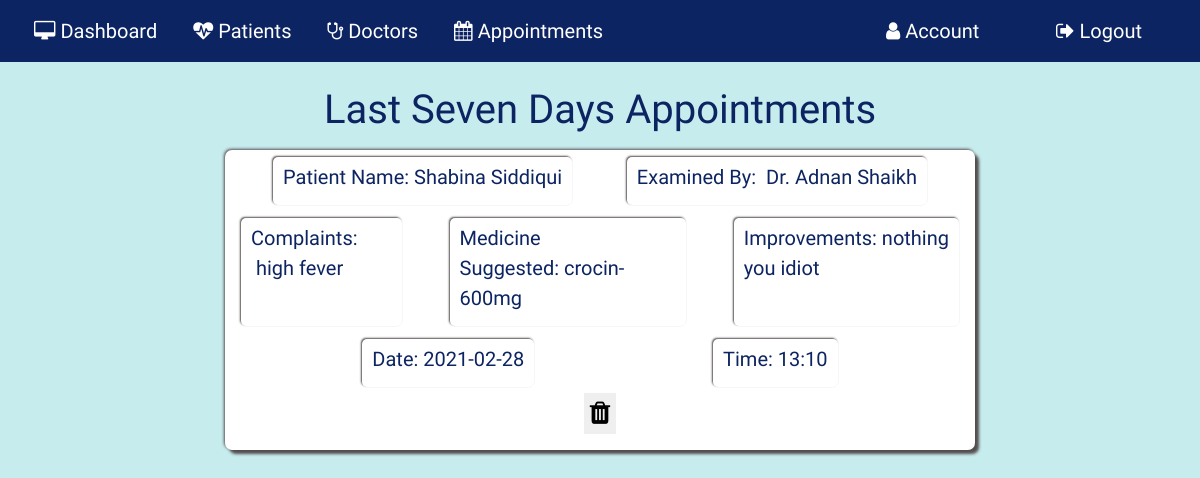
Before: /allapp (signed in) with the older database file.
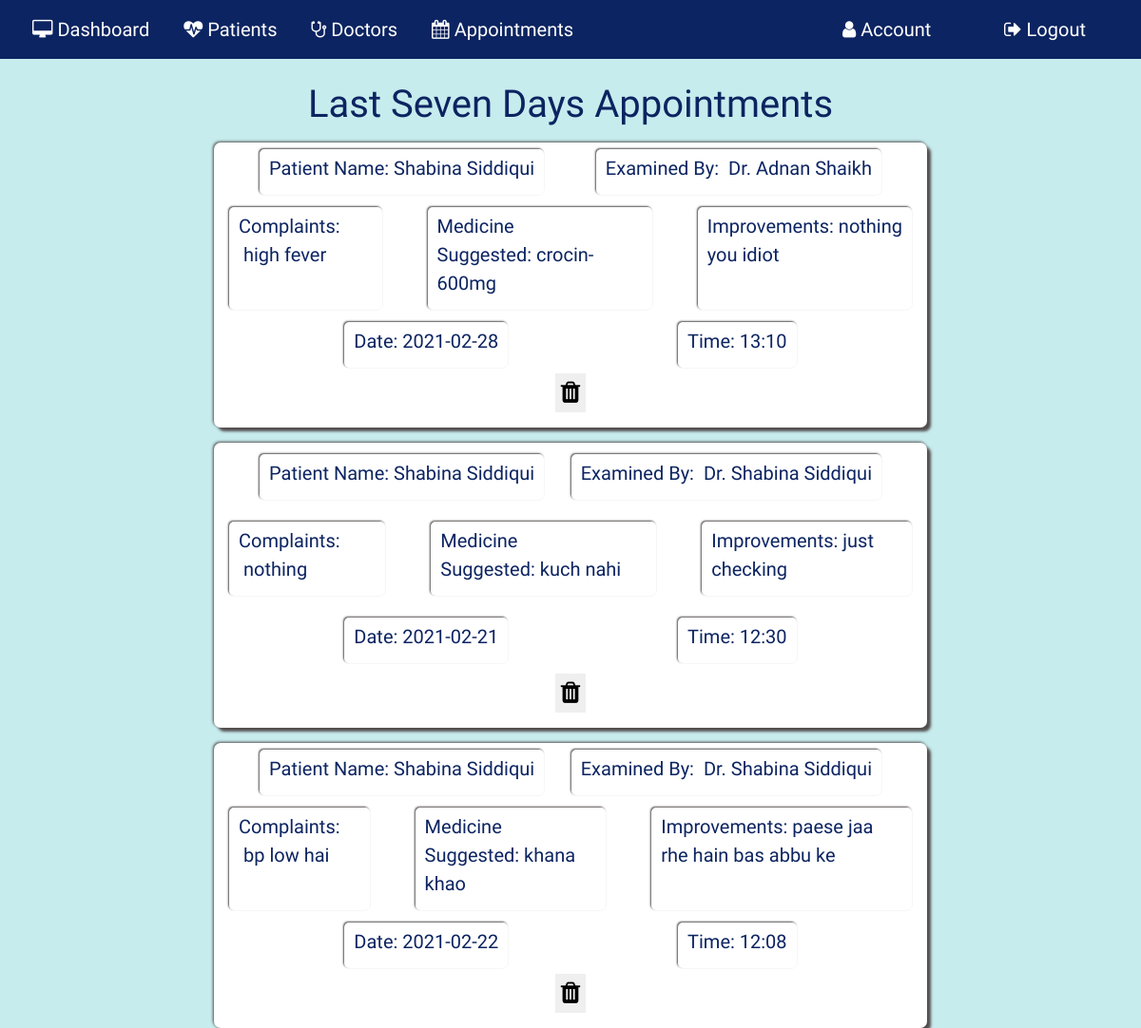
After: the same page with the newer database file.
### application/routes.py (models this page shows, shortened)
class Appointments(db.Model):
  __tablename__ = 'Appointments'
  id = db.Column(db.Integer, primary_key=True)
  pname=db.Column(db.String(100))
  examinedby = db.Column(db.String(100))
  complaint = db.Column(db.String(5000))
  medicine_suggested = db.Column(db.String(5000))
  improvements = db.Column(db.String(5000))
  date= db.Column(db.String(50))
  time= db.Column(db.String(50))

### application/routes.py (the view)
@app.route('/allapp', methods=['POST', 'GET'])
def allapp():
  if 'username' in session:
    today= datetime.date.today()
    seven_days_ago = datetime.date.today() - timedelta(days = 7)
    allapp = Appointments.query.filter(Appointments.date<=today, Appointments.date >=seven_days_ago).all()
    return render_template('allappointment.html', allapp=allapp)

### application/templates/allappointment.html
{% extends 'layout.html' %}{% include 'includes/nav.html' %} {% block content%}
<section id="allapp">
  <div class="allapp-section">
    <h1 class="text-center mt-4">Last Seven Days Appointments</h1>
    {% for i in allapp %}
    <div class="form-style seven-app mt-3 d-flex">
      <div class="d-flex flex-column justify-content-around card-content">
        <div class="d-flex flex-row justify-content-between mx-5">
          <div class="card-box">
            <label for="">Patient Name:&nbsp;{{i.pname}}</label>
          </div>
          <div class="card-box">
            <label for="">Examined By: &nbsp;{{i.examinedby}}</label>
          </div>
        </div>
        <div class="d-flex flex-row justify-content-between mx-3">
          <div class="mr-5 card-box">
            <label for="">Complaints: &nbsp;{{i.complaint}}</label>
          </div>
          <div class="mr-5 card-box">
            <label for=""
              >Medicine Suggested:&nbsp;{{i.medicine_suggested}}</label
            >
          </div>
          <div class="card-box">
            <label for="">Improvements:&nbsp;{{i.improvements}}</label>
          </div>
        </div>
        <div class="d-flex flex-row justify-content-around mx-5">
          <div class="card-box">
            <label for="">Date:&nbsp;{{i.date}}</label>
          </div>
          <div class="card-box">
            <label for="">Time:&nbsp;{{i.time}}</label>
          </div>
        </div>
      </div>
      <div class="app-del-btn">
        <div class="d-flex justify-content-center mb-3">
          <button
            type="button"
            class="dbutton"
            onclick="window.location='/deleteapp/{{ i.id }}'"
          >
            <i class="fa fa-trash" aria-hidden="true"></i>
          </button>
        </div>
      </div>
    </div>
    {% endfor %}
  </div>
</section>
{% endblock content%}

Changed rows visible on the page:
added Appointments: pname "Shabina Siddiqui", examinedby "Dr. Shabina Siddiqui", complaint "nothing", medicine_suggested "kuch nahi", improvements "just checking", date "2021-02-21", time "12:30"
added Appointments: pname "Shabina Siddiqui", examinedby "Dr. Shabina Siddiqui", complaint "bp low hai", medicine_suggested "khana khao", improvements "paese jaa rhe hain bas abbu ke", date "2021-02-22", time "12:08"
